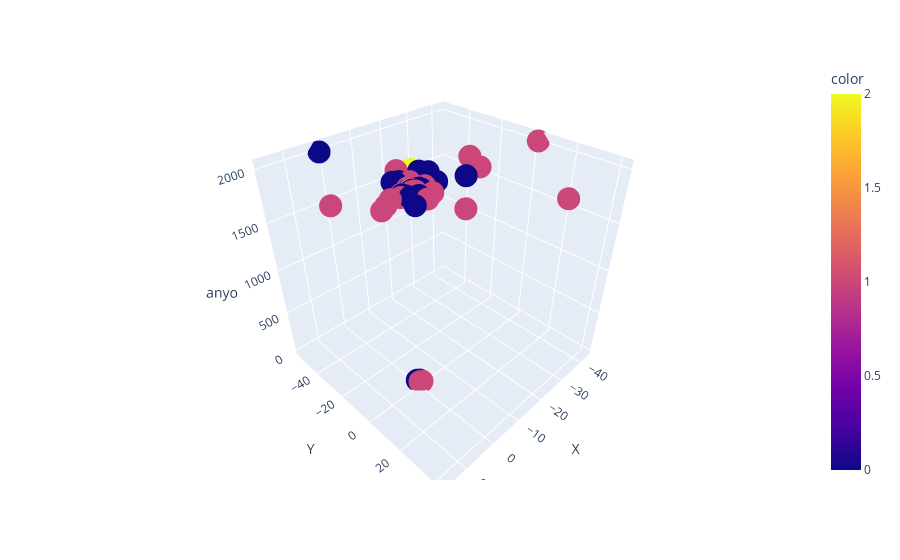

Notebook code cell kept with this figure:
### Code cell
import plotly.express as px
fig = px.scatter_3d(two_dimensional_songs, x='X', y='Y', z='anyo',
                color=kmeans.labels_)
fig.show()

### Figure 1 — Plotly figure (JSON) as saved in the notebook; plotly's stock layout.template omitted (floating-point values rounded to 4 significant figures; data arrays with more than 128 entries replaced by an {"elided": "..."} marker saying what was removed)
{"data": [{"hovertemplate": "X=%{x}<br>Y=%{y}<br>anyo=%{z}<br>color=%{marker.color}<extra></extra>", "legendgroup": "", "marker": {"color": {"elided": "932 int values"}, "coloraxis": "coloraxis", "symbol": "circle"}, "mode": "markers", "name": "", "scene": "scene", "showlegend": false, "type": "scatter3d", "x": {"elided": "932 float values"}, "y": {"elided": "932 float values"}, "z": {"elided": "932 int values"}}], "layout": {"coloraxis": {"colorbar": {"title": {"text": "color"}}, "colorscale": [[0, "#0d0887"], [0.1111, "#46039f"], [0.2222, "#7201a8"], [0.3333, "#9c179e"], [0.4444, "#bd3786"], [0.5556, "#d8576b"], [0.6667, "#ed7953"], [0.7778, "#fb9f3a"], [0.8889, "#fdca26"], [1, "#f0f921"]]}, "legend": {"tracegroupgap": 0}, "margin": {"t": 60}, "scene": {"domain": {"x": [0, 1], "y": [0, 1]}, "xaxis": {"title": {"text": "X"}}, "yaxis": {"title": {"text": "Y"}}, "zaxis": {"title": {"text": "anyo"}}}}}
